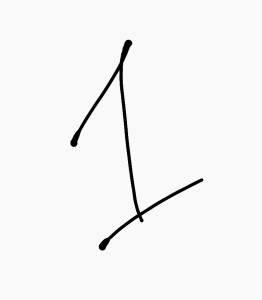
#> input picture Testing/test10.jpg, 262 x 300 px
$ python -i sign_extract.py   (imports and definitions only)   (older library calls are emulated)
#> lines starting #> are read from the running program, lines starting #| are printed output that depends on the picture; after the words box and inside, x2 and y2 are one past the last pixel; in counts of white or black regions, pixels touching at a corner belong together
import cv2
import numpy as np

def extract(image, dest):
    #cv2.namedWindow("Img", cv2.WINDOW_NORMAL)
    #cv2.namedWindow("Out", cv2.WINDOW_AUTOSIZE)
#> called with image = 'Testing/test10.jpg', dest = 'out.png'
    img = cv2.imread(image, 0)
#> img is the input picture: shape (300, 262); min 0, max 255, mean 244.5
    #cv2.imshow("Img", img)

    ret,th = cv2.threshold(img,0,255,cv2.THRESH_BINARY + cv2.THRESH_OTSU)
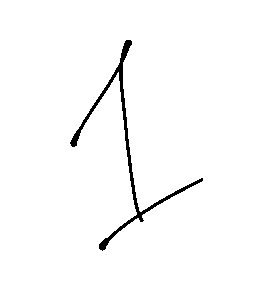
#> th: shape (300, 262); 98.1% white; 1 black region, box (x1, y1, x2, y2) and area: (70, 40, 203, 251) 1460
#> ret = 135
    edges = cv2.Canny(img,ret,2*ret)
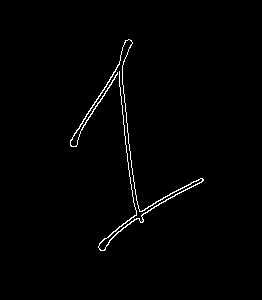
#> edges: shape (300, 262); 1.2% white in thin lines or dots, all inside (x1, y1, x2, y2) = (70, 39, 204, 251)
    kernel = np.ones((5,5),np.uint8)
    dilation = cv2.dilate(edges,kernel,iterations = 10)
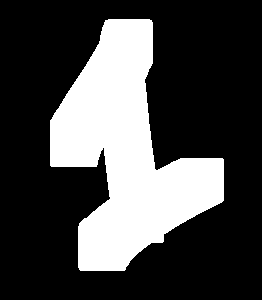
#> dilation: shape (300, 262); 27.9% white; 1 white region

    im2, cnts, hierarchy = cv2.findContours(dilation,cv2.RETR_EXTERNAL,cv2.CHAIN_APPROX_SIMPLE)
#> cnts = 1 contour; box (x1, y1, x2, y2) and area: (50, 19, 224, 271) 21506
    max_area,index,i = -1,-1,0
    for cnt in cnts:
        if (cv2.contourArea(cnt) > max_area):
            max_area = cv2.contourArea(cnt)
            index = i
        i = i+1
#> this loop made 1 pass
#> (max_area, index, i) on pass 1: (21505.5, 0, 1)
#> after the loop, i = 1; index = 0; max_area = 21505.5

    if (index != -1):
        rect = cv2.minAreaRect(cnts[index])
#> rect = ((115.1, 144.7), (178.5, 230.7), -27.38)
        box = cv2.boxPoints(rect)
#> box = [[88.93, 288.2], [-17.19, 83.29], [141.3, 1.21], [247.4, 206.1]]

        box = np.int0(box)
#> box = [[88, 288], [-17, 83], [141, 1], [247, 206]]
        angle = rect[-1]
#> angle = -27.38

        rows,cols = img.shape
#> rows = 300; cols = 262

        M = cv2.getRotationMatrix2D((cols/2,rows/2),angle,1)
#> M = [[0.888, -0.46, 83.67], [0.46, 0.888, -43.44]]
        dst = cv2.warpAffine(img,M,(cols,rows))
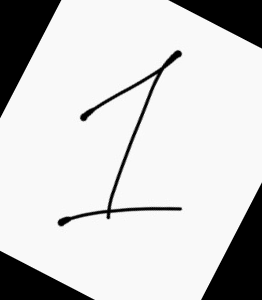
#> dst: shape (300, 262); min 0, max 255, mean 207

        M = np.append(M, [[0,0,1]], axis=0)
#> M = [[0.888, -0.46, 83.67], [0.46, 0.888, -43.44], [0, 0, 1]]
        box = np.append(box, [[1],[1],[1],[1]], axis=1).T
#> box = [[88, -17, 141, 247], [288, 83, 1, 206], [1, 1, 1, 1]]

        newbox = np.matmul(M, box)
#> newbox = [[29.35, 30.4, 208.4, 208.2], [252.8, 22.44, 22.3, 253.1], [1, 1, 1, 1]]
        newbox = newbox[0:-1].T
#> newbox = [[29.35, 252.8], [30.4, 22.44], [208.4, 22.3], [208.2, 253.1]]
        newbox = np.int0(newbox)
#> newbox = [[29, 252], [30, 22], [208, 22], [208, 253]]
        dst = dst[newbox[2][1]:newbox[0][1], newbox[1][0]:newbox[3][0]]
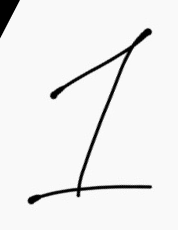
#> dst: shape (230, 178); min 0, max 255, mean 238.1

        final = cv2.threshold(dst,0,255,cv2.THRESH_BINARY + cv2.THRESH_OTSU)[1]
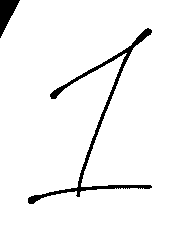
#> final: shape (230, 178); 95.4% white; 2 black regions, box (x1, y1, x2, y2) and area: (28, 28, 152, 204) 1496, (0, 0, 20, 38) 388
        fl,ft,fb,fr = 0,0,0,0
        H,W = final.shape
#> H = 230; W = 178

        for y in range(H):
            for x in range(W):
                cl =  final[y][x]
                if cl == 0:
                    fl = x if fl==0 else min(fl,x)
                    fr = x if fr==0 else max(fr,x)
                    ft = y if ft==0 else min(ft,y)
                    fb = y if fb==0 else max(fb,y)

        final = final[ft:fb, fl:fr]
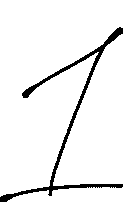
#> final: shape (202, 123); 94% white; 1 black region, box (x1, y1, x2, y2) and area: (0, 27, 123, 202) 1486
        cv2.imwrite(dest, final)
        #cv2.imshow("Out", final)
        #cv2.waitKey(0)
#extract("./Testing/img8.jpg", "./Testing/ha.jpeg")

>>> result = extract('Testing/test10.jpg', 'out.png')

$ run again, on Testing/test11.jpg
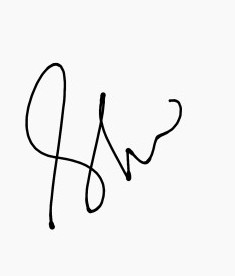
#> input picture Testing/test11.jpg, 235 x 276 px
#> in extract, img is the input picture: shape (276, 235); min 0, max 255, mean 242
#> in extract, `ret,th = cv2.threshold(img,0,255,cv2.THRESH_BINARY + cv2.THRESH_OTSU)`:
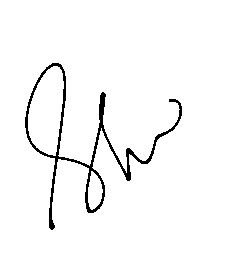
#> th: shape (276, 235); 97% white; 1 black region, box (x1, y1, x2, y2) and area: (25, 63, 182, 230) 1929
#> ret = 139
#> edges: shape (276, 235); 2.2% white in thin lines or dots, all inside (x1, y1, x2, y2) = (25, 62, 182, 230)
#> dilation: shape (276, 235); 42.2% white; 1 white region
#> cnts = 1 contour; box (x1, y1, x2, y2) and area: (5, 42, 202, 250) 27004
#> the loop in extract, `for cnt in cnts:` made 1 pass
#> (max_area, index, i) on pass 1: (27004, 0, 1)
#> after the loop in extract, `for cnt in cnts:`: i = 1; index = 0; max_area = 27004
#> rect = ((103, 145.5), (207, 196), -90)
#> in extract, `box = cv2.boxPoints(rect)`: box = [[201, 249], [5, 249], [5, 42], [201, 42]]
#> angle = -90
#> in extract, `M = cv2.getRotationMatrix2D((cols/2,rows/2),angle,1)`: M = [[6.12e-17, -1, 255.5], [1, 6.12e-17, 20.5]]
#> in extract, `M = np.append(M, [[0,0,1]], axis=0)`: M = [[6.12e-17, -1, 255.5], [1, 6.12e-17, 20.5], [0, 0, 1]]
#> in extract, `box = np.append(box, [[1],[1],[1],[1]], axis=1).T`: box = [[201, 5, 5, 201], [249, 249, 42, 42], [1, 1, 1, 1]]
#> in extract, `newbox = np.matmul(M, box)`: newbox = [[6.5, 6.5, 213.5, 213.5], [221.5, 25.5, 25.5, 221.5], [1, 1, 1, 1]]
#> in extract, `newbox = newbox[0:-1].T`: newbox = [[6.5, 221.5], [6.5, 25.5], [213.5, 25.5], [213.5, 221.5]]
#> in extract, `newbox = np.int0(newbox)`: newbox = [[6, 221], [6, 25], [213, 25], [213, 221]]
#> in extract, `final = final[ft:fb, fl:fr]`:
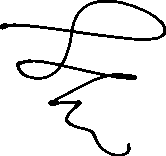
#> final: shape (156, 166); 91.7% white; 1 black region, box (x1, y1, x2, y2) and area: (0, 0, 166, 156) 2143
